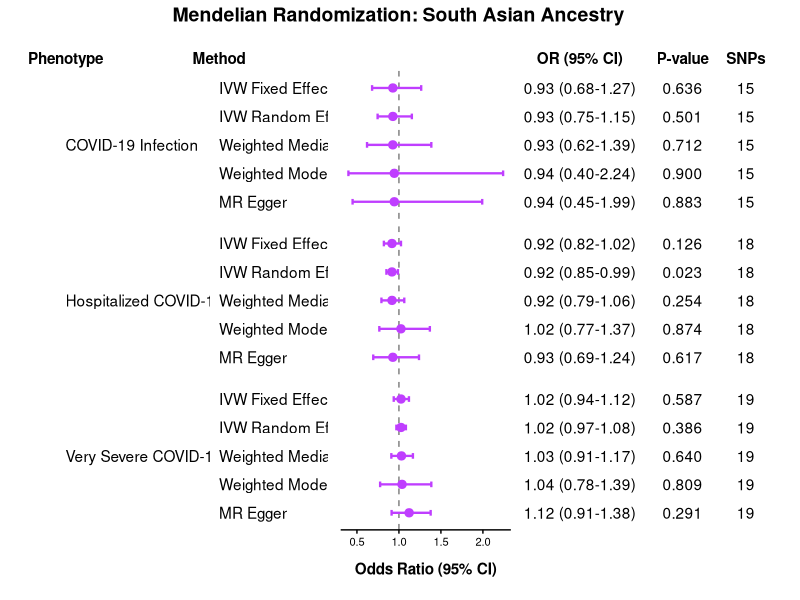

This chart was generated by the following R code:
library(ggplot2)
library(dplyr)
library(patchwork)

data_sa <- data.frame(
  Phenotype = factor(rep(c("COVID-19 Infection", "Hospitalized COVID-19", "Very Severe COVID-19"), each = 5),
                     levels = c("COVID-19 Infection", "Hospitalized COVID-19", "Very Severe COVID-19")),
  
  Method = factor(rep(c("MR Egger", "Weighted Median", "IVW Fixed Effects", "IVW Random Effects", "Weighted Mode"), 3),
                  levels = rev(c("IVW Fixed Effects", "IVW Random Effects", "Weighted Median", "Weighted Mode", "MR Egger"))),
  
  OR = c(
    # COVID-19 Infection (C2)
    0.9447, 0.9270, 0.9278, 0.9278, 0.9450,
    # Hospitalized COVID-19 (B2)
    0.9274, 0.9176, 0.9170, 0.9170, 1.0241,
    # Very Severe COVID-19 (A2)
    1.1214, 1.0301, 1.0248, 1.0248, 1.0370
  ),
  
  CI_lower = c(
    # COVID-19 Infection (C2)
    0.4481, 0.6201, 0.6804, 0.7461, 0.3985,
    # Hospitalized COVID-19 (B2)
    0.6941, 0.7916, 0.8207, 0.8510, 0.7665,
    # Very Severe COVID-19 (A2)
    0.9127, 0.9096, 0.9382, 0.9696, 0.7761
  ),
  
  CI_upper = c(
    # COVID-19 Infection (C2)
    1.9918, 1.3858, 1.2652, 1.1539, 2.2408,
    # Hospitalized COVID-19 (B2)
    1.2390, 1.0637, 1.0245, 0.9881, 1.3683,
    # Very Severe COVID-19 (A2)
    1.3779, 1.1666, 1.1193, 1.0831, 1.3857
  ),
  
  p_val = c(
    # COVID-19 Infection (C2)
    0.883, 0.712, 0.636, 0.501, 0.900,
    # Hospitalized COVID-19 (B2)
    0.617, 0.254, 0.126, 0.023, 0.874,
    # Very Severe COVID-19 (A2)
    0.291, 0.640, 0.587, 0.386, 0.809
  ),
  
  SNPs = c(
    rep(15, 5),  # COVID-19 Infection
    rep(18, 5),  # Hospitalized COVID-19
    rep(19, 5)   # Very Severe COVID-19
  )
)

table_data <- data_sa %>%
  mutate(
    OR_CI = sprintf("%.2f (%.2f-%.2f)", OR, CI_lower, CI_upper),
    P = sprintf("%.3f", p_val)
  )

pheno_labels <- table_data %>%
  group_by(Phenotype) %>%
  summarize(MidPoint = levels(Method)[3])

shared_theme <- theme_minimal() +
  theme(
    text = element_text(color = "black", face = "plain"),
    axis.text = element_text(color = "black", face = "plain"),
    panel.grid = element_blank(),
    strip.text = element_blank(),
    plot.margin = margin(t = 10, r = 2, b = 10, l = 2)
  )

# Column 1: Phenotype
p_pheno <- ggplot(table_data, aes(y = Method)) +
  geom_text(data = pheno_labels, aes(y = MidPoint, x = 0.25, label = Phenotype), hjust = 0) +
  facet_grid(Phenotype ~ ., scales = "free_y", space = "free_y") +
  scale_x_continuous(limits = c(0, 1), breaks = 0.25, labels = "Phenotype", position = "top") +
  labs(x = NULL, y = NULL) +
  shared_theme +
  theme(axis.text.x = element_text(face = "bold", size = 11),
        axis.text.y = element_blank(),
        plot.margin = margin(t = 10, r = 0, b = 10, l = 0))

# Column 2: Method
p_method <- ggplot(table_data, aes(y = Method)) +
  geom_text(aes(x = 0, label = as.character(Method)), hjust = 0) +
  facet_grid(Phenotype ~ ., scales = "free_y", space = "free_y") +
  scale_x_continuous(limits = c(0, 1), breaks = 0, labels = "Method", position = "top") +
  labs(x = NULL, y = NULL) +
  shared_theme +
  theme(axis.text.x = element_text(face = "bold", size = 11),
        axis.text.y = element_blank(),
        plot.margin = margin(t = 10, r = 5, b = 10, l = 0))

# Column 3: Forest Plot
p_forest <- ggplot(table_data, aes(x = OR, y = Method)) +
  geom_vline(xintercept = 1, linetype = "dashed", color = "grey50") +
  geom_errorbarh(aes(xmin = CI_lower, xmax = CI_upper, color = Phenotype), height = 0.2, linewidth = 0.8) +
  geom_point(aes(color = Phenotype), size = 2.5) +
  facet_grid(Phenotype ~ ., scales = "free_y", space = "free_y") +
  scale_color_manual(values = c("COVID-19 Infection" = 'darkorchid1',
                                "Hospitalized COVID-19" = 'darkorchid1',
                                "Very Severe COVID-19" = "darkorchid1")) +
  scale_x_continuous(position = "bottom", breaks = seq(0.5, 2.0, by = 0.5)) +
  labs(x = "Odds Ratio (95% CI)", y = NULL) +
  shared_theme +
  theme(
    axis.text.y = element_blank(),
    axis.text.x = element_text(size = 8),
    axis.ticks.x = element_line(color = "black"),
    axis.line.x = element_line(color = "black"),
    axis.title.x = element_text(face = "bold", size = 11, margin = margin(t = 10)),
    legend.position = "none"
  )

# Column 4: Stats Table
p_table <- ggplot(table_data, aes(y = Method)) +
  geom_text(aes(x = 0, label = OR_CI), hjust = 0.5) +
  geom_text(aes(x = 1.3, label = P), hjust = 0.5) +
  geom_text(aes(x = 2.1, label = SNPs), hjust = 0.5) +
  facet_grid(Phenotype ~ ., scales = "free_y", space = "free_y") +
  scale_x_continuous(breaks = c(0, 1.3, 2.1),
                     labels = c("OR (95% CI)", "P-value", "SNPs"),
                     limits = c(-0.6, 2.5), position = "top") +
  labs(x = NULL, y = NULL) +
  shared_theme +
  theme(axis.text.y = element_blank(),
        axis.text.x = element_text(face = "bold", size = 11))

# Final Assembly
final_figure <- p_pheno + p_method + p_forest + p_table +
  plot_layout(widths = c(1.4, 0.8, 1.2, 1.9)) +
  plot_annotation(
    title = "Mendelian Randomization: South Asian Ancestry",
    theme = theme(plot.title = element_text(size = 14, face = "bold", hjust = 0.5))
  )

print(final_figure)
